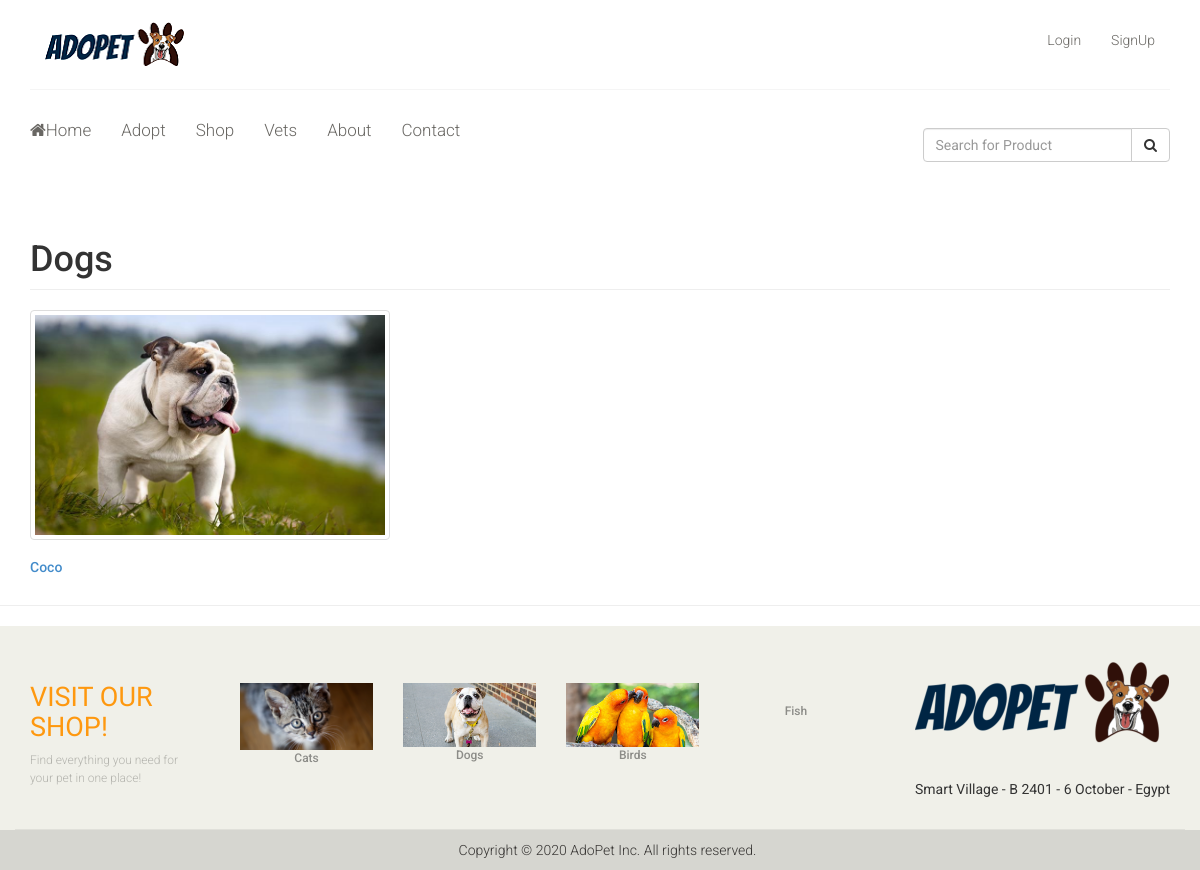
/adopt.php?category=Dogs, run on an earlier commit of the app's database.
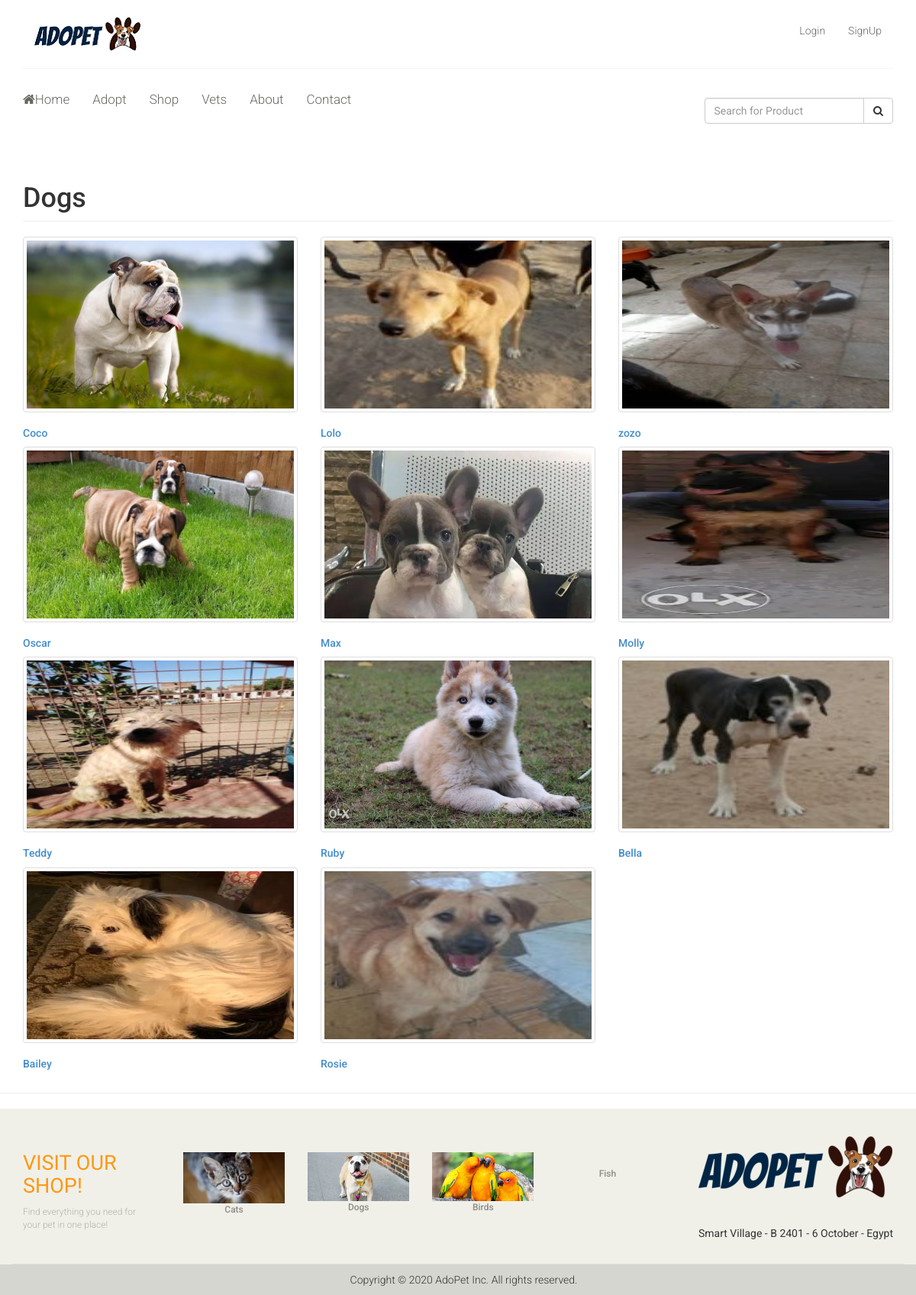
And on a later commit of the database.
### tables this page shows
CREATE TABLE IF NOT EXISTS `category` (
  `id` int(11) NOT NULL AUTO_INCREMENT,
  `name` varchar(100) NOT NULL,
  `cat_slug` varchar(150) NOT NULL,
  PRIMARY KEY (`id`)
);

CREATE TABLE IF NOT EXISTS `adopt` (
  `id` int(11) NOT NULL AUTO_INCREMENT,
  `category_id` int(11) NOT NULL,
  `name` text NOT NULL,
  `description` text NOT NULL,
  `photo` varchar(200) NOT NULL,
  PRIMARY KEY (`id`)
);

### adopt.php (the view, shortened to what this page needs)
<?php include 'includes/session.php'; ?>
<?php
	$name = $_GET['category'];
	$conn = $pdo->open();
	try{
		$stmt = $conn->prepare("SELECT * FROM category WHERE name = :name");
		$stmt->execute(['name' => $name]);
		$cat = $stmt->fetch();
		$catid = $cat['id'];
	}
	catch(PDOException $e){
		echo "There is some problem in connection: " . $e->getMessage();
	}
?>
<?php include 'includes/header.php'; ?>
<body class="hold-transition skin-blue layout-top-nav">
<div class="wrapper">
	<?php include 'includes/navbar.php'; ?>
	  <div class="content-wrapper">
	    <div class="container">
	      <section class="content">
	        <div class="row">
	        	<div class="col-sm-12">
		            <h1 class="page-header"><?php echo $cat['name']; ?></h1>
		       		<?php
		       			$conn = $pdo->open();
		       			try{
		       			 	$inc = 3;
						    $stmt = $conn->prepare("SELECT * FROM adopt WHERE category_id = :catid");
						    $stmt->execute(['catid' => $catid]);
						    foreach ($stmt as $row) {
						    	$image = (!empty($row['photo'])) ? 'images/pets/'.$row['photo'] : 'images/noimage.jpg';
						    	$inc = ($inc == 3) ? 1 : $inc + 1;
	       						if($inc == 1) echo "<div class='row'>";
	       						echo "
	       							<div class='col-sm-4'>
	       								<div class='box box-solid'>
		       								<div class='box-body prod-body'>
		       									<img src='".$image."' width='100%' height='230px' class='thumbnail'>
		       									<h5><a href='pet.php?pet=".$row['name']."'>".$row['name']."</a></h5>
		       								</div>
	       								</div>
	       							</div>
	       						";
	       						if($inc == 3) echo "</div>";
						    }
						    if($inc == 1) echo "<div class='col-sm-4'></div><div class='col-sm-4'></div></div>";
							if($inc == 2) echo "<div class='col-sm-4'></div></div>";
						}
						catch(PDOException $e){
							echo "There is some problem in connection: " . $e->getMessage();
						}
		       		?>
	        	</div>
	        </div>
	      </section>
	    </div>
	  </div>
  <hr>
  	<?php include 'includes/footer.php'; ?>
</div>
</body>
</html>

### includes/header.php (shortened to what this page needs)
<!DOCTYPE html>
<html lang="en">
<head>
    <link href="./css/bootstrap.min.css" rel="stylesheet">
    <link href="./css/font-awesome.min.css" rel="stylesheet">
    <link href="./css/main.css" rel="stylesheet">
</head>

### includes/navbar.php (shortened to what this page needs)
<header id="header">
		<div class="header-middle">
			<div class="container">
				<div class="row">
					<div class="col-md-4 clearfix">
						<div class="logo pull-left">
							<a href="index.php"><img src="images/logo.png" alt="Adopet" /></a>
						</div>
					</div>
					<div class="col-md-8 clearfix">
						<div class="shop-menu clearfix pull-right">
							<ul class="nav navbar-nav">
								<?php
            if(isset($_SESSION['user'])){
              $image = (!empty($user['photo'])) ? 'images/'.$user['photo'] : 'images/profile.jpg';
			  echo "
			  <li><a href='./cart_view.php'><i class='fa fa-shopping-cart'></i> Cart</a></li>
			  <li><a href='./profile.php'>Account</a></li>
			  <li><a href='logout.php'>Logout</a></li>
			";
            }
            else{
              echo "
                <li><a href='login.php'>Login</a></li>
                <li><a href='signup.php'>SignUp</a></li>
              ";
            }
          ?>
							</ul>
						</div>
					</div>
				</div>
			</div>
		</div>
		<div class="header-bottom">
			<div class="container">
				<div class="row">
					<div class="col-sm-9">
						<div class="mainmenu pull-left">
							<ul class="nav navbar-nav collapse navbar-collapse">
								<li><a href="./index.php" ><i class="fa fa-home"></i>Home</a></li>
								<li class="dropdown">
									<a href="#" class="dropdown-toggle" data-toggle="dropdown">Adopt </a>
          						</li>
								<li class="dropdown">
									<a href="#" class="dropdown-toggle" data-toggle="dropdown">Shop </a>
									<?php
										$conn = $pdo->open();
										try{
										$stmt = $conn->prepare("SELECT * FROM category");
										$stmt->execute();
										}
										catch(PDOException $e){
										echo "There is some problem in connection: " . $e->getMessage();
										}
									?>
          						</li>
								<li><a href="./vets.php">Vets</a></li>
								<li><a href="./about.php">About</a></li>
								<li><a href="./contact-us.php">Contact</a></li>
							</ul>
						</div>
					</div>
					<div class="col-sm-3">
					<form method="POST" class="navbar-form navbar-right" action="search.php">
          <div class="input-group">
              <input type="text" class="form-control" id="navbar-search-input" name="keyword" placeholder="Search for Product" required>
              <span class="input-group-btn" id="searchBtn" >
                  <button type="submit" class="btn btn-default btn-flat"><i class="fa fa-search"></i> </button>
              </span>
          </div>
        </form>
					</div>
				</div>
			</div>
		</div>
	</header>

### includes/footer.php (shortened to what this page needs)
<footer id="footer">
		<div class="footer-top">
			<div class="container">
				<div class="row">
					<div class="col-sm-2">
						<div class="companyinfo">
							<h2><span>Visit Our Shop!</span></h2>
							<p>Find everything you need for your pet in one place!</p>
						</div>
					</div>
					<div class="col-sm-7">
						<div class="col-sm-3">
							<div class="video-gallery text-center">
								<a href="http://localhost:8080/AdoPet/category.php?category=Cats">
									<div>
										<img src="images/footer/cats.png" alt="" />
									</div>
								</a>
								<p>Cats</p>
							</div>
						</div>
						<div class="col-sm-3">
							<div class="video-gallery text-center">
								<a href="http://localhost:8080/AdoPet/category.php?category=Dogs">
									<div>
										<img src="images/footer/dogs.png" alt="" />
									</div>
								</a>
								<p>Dogs</p>
							</div>
						</div>
						<div class="col-sm-3">
							<div class="video-gallery text-center">
								<a href="http://localhost:8080/AdoPet/category.php?category=Birds">
									<div>
										<img src="images/footer/birds.png" alt="" />
									</div>
								</a>
								<p>Birds</p>
							</div>
						</div>
						<div class="col-sm-3">
							<div class="video-gallery text-center">
								<a href="http://localhost:8080/AdoPet/category.php?category=Fish">
									<div>
									</div>
								</a>
								<p>Fish</p>
							</div>
						</div>
					</div>
					<div class="col-sm-3">
						<div class="logo pull-right">
							<a href="index.php"><img src="images/footer/logo.png" alt="" /></a>
							<p>Smart Village - B 2401 - 6 October - Egypt</p>
						</div>
					</div>
				</div>
			</div>
		</div>
		<div class="footer-bottom">
			<div class="container">
				<div class="row">
					<p class="text-center">Copyright © 2020 AdoPet Inc. All rights reserved.</p>
				</div>
			</div>
		</div>
	</footer>

### css/main.css (style rules this page uses)
body { font-family: 'Roboto', sans-serif; position: relative; font-weight: 400px; }
ul li { list-style: none; }
a { -webkit-transition: 300ms; transition: 300ms; }
h1, h2, h3, h4, h5, h6 { font-family: 'Roboto', sans-serif; }
.header-middle .container .row { border-bottom: 1px solid #f5f5f5; margin-left: 0; margin-right: 0; padding-bottom: 20px; padding-top: 20px; }
.shop-menu ul li { display: inline-block; padding-left: 15px; padding-right: 15px; }
.shop-menu ul li:last-child { padding-right: 0; }
.shop-menu ul li a { background: #FFFFFF; color: #696763; font-family: 'Roboto', sans-serif; font-size: 14px; font-weight: 300; padding: 0; padding-right: 0; margin-top: 10px; }
.header-bottom { padding-bottom: 30px; padding-top: 30px; }
.navbar-collapse.collapse { padding-left: 0; }
.mainmenu ul li { padding-right: 15px; padding-left: 15px; }
.mainmenu ul li:first-child { padding-left: 0px; }
.mainmenu ul li a { color: #696763; font-family: 'Roboto', sans-serif; font-size: 17px; font-weight: 300; padding: 0; padding-bottom: 10px; }
#footer { background: #F0F0E9; }
.footer-top .container { border-bottom: 1px solid #E0E0DA; padding-bottom: 20px; }
.companyinfo { margin-top: 57px; }
.companyinfo h2 { color: #B4B1AB; font-family: abel; font-size: 27px; text-transform: uppercase; }
.companyinfo h2 span { color: #FE980F; }
.companyinfo p { color: #B3B3AD; font-family: 'Roboto', sans-serif; font-size: 12px; font-weight: 300; }
.footer-top .col-sm-3 { overflow: hidden; }
.video-gallery { margin-top: 57px; position: inherit; }
.video-gallery a img { max-height: 100%; max-width: 100%; }
.video-gallery p { color: #8C8C88; font-family: 'Roboto', sans-serif; font-size: 12px; font-weight: 500; margin-bottom: 0px; }
.footer-bottom { background: #D6D6D0; padding-top: 10px; }
.footer-bottom p { color: #363432; font-family: 'Roboto', sans-serif; font-weight: 300; margin-left: 15px; }

What changed in the data, as far as the page shows it:
added adopt: photo (picture), name "Lolo"
added adopt: photo (picture), name "zozo"
added adopt: photo (picture), name "Oscar"
added adopt: photo (picture), name "Max"
added adopt: photo (picture), name "Molly"
added adopt: photo (picture), name "Teddy"
added adopt: photo (picture), name "Ruby"
added adopt: photo (picture), name "Bella"
added adopt: photo (picture), name "Bailey"
added adopt: photo (picture), name "Rosie"
